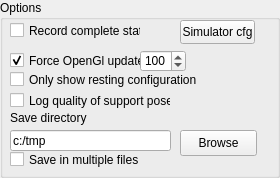
        <widget class="QGroupBox" name="groupBox_4">
         <property name="minimumSize">
          <size>
           <width>280</width>
           <height>171</height>
          </size>
         </property>
         <property name="title">
          <string>Options</string>
         </property>
         <widget class="QSpinBox" name="_updateRateSpin">
          <property name="geometry">
           <rect>
            <x>140</x>
            <y>50</y>
            <width>46</width>
            <height>22</height>
           </rect>
          </property>
          <property name="minimum">
           <number>10</number>
          </property>
          <property name="maximum">
           <number>10000</number>
          </property>
          <property name="value">
           <number>100</number>
          </property>
         </widget>
         <widget class="QCheckBox" name="_forceUpdateCheck">
          <property name="geometry">
           <rect>
            <x>10</x>
            <y>50</y>
            <width>131</width>
            <height>21</height>
           </rect>
          </property>
          <property name="toolTip">
           <string>&lt;html&gt;&lt;head&gt;&lt;meta name=&quot;qrichtext&quot; content=&quot;1&quot; /&gt;&lt;style type=&quot;text/css&quot;&gt;
p, li { white-space: pre-wrap; }
&lt;/style&gt;&lt;/head&gt;&lt;body style=&quot; font-family:'MS Shell Dlg 2'; font-size:8.25pt; font-weight:400; font-style:normal;&quot;&gt;
&lt;p style=&quot; margin-top:0px; margin-bottom:0px; margin-left:0px; margin-right:0px; -qt-block-indent:0; text-indent:0px;&quot;&gt;Forces RobWorkStudio to draw the simulated screen at the specified intervals.&lt;/p&gt;&lt;/body&gt;&lt;/html&gt;</string>
          </property>
          <property name="text">
           <string>Force OpenGl update</string>
          </property>
          <property name="checked">
           <bool>true</bool>
          </property>
         </widget>
         <widget class="QPushButton" name="_simulatorBtn">
          <property name="geometry">
           <rect>
            <x>180</x>
            <y>20</y>
            <width>75</width>
            <height>24</height>
           </rect>
          </property>
          <property name="text">
           <string>Simulator cfg</string>
          </property>
         </widget>
         <widget class="QCheckBox" name="checkBox">
          <property name="geometry">
           <rect>
            <x>10</x>
            <y>20</y>
            <width>131</width>
            <height>21</height>
           </rect>
          </property>
          <property name="toolTip">
           <string>&lt;html&gt;&lt;head&gt;&lt;meta name=&quot;qrichtext&quot; content=&quot;1&quot; /&gt;&lt;style type=&quot;text/css&quot;&gt;
p, li { white-space: pre-wrap; }
&lt;/style&gt;&lt;/head&gt;&lt;body style=&quot; font-family:'MS Shell Dlg 2'; font-size:8.25pt; font-weight:400; font-style:normal;&quot;&gt;
&lt;p style=&quot; margin-top:0px; margin-bottom:0px; margin-left:0px; margin-right:0px; -qt-block-indent:0; text-indent:0px;&quot;&gt;Records not only the end state but also the intermidiate states such that it is possible to playback all simulations afterwards.&lt;/p&gt;&lt;/body&gt;&lt;/html&gt;</string>
          </property>
          <property name="text">
           <string>Record complete state</string>
          </property>
         </widget>
         <widget class="QCheckBox" name="checkBox_2">
          <property name="geometry">
           <rect>
            <x>10</x>
            <y>90</y>
            <width>161</width>
            <height>21</height>
           </rect>
          </property>
          <property name="toolTip">
           <string>&lt;html&gt;&lt;head&gt;&lt;meta name=&quot;qrichtext&quot; content=&quot;1&quot; /&gt;&lt;style type=&quot;text/css&quot;&gt;
p, li { white-space: pre-wrap; }
&lt;/style&gt;&lt;/head&gt;&lt;body style=&quot; font-family:'MS Shell Dlg 2'; font-size:8.25pt; font-weight:400; font-style:normal;&quot;&gt;
&lt;p style=&quot; margin-top:0px; margin-bottom:0px; margin-left:0px; margin-right:0px; -qt-block-indent:0; text-indent:0px; font-size:8pt;&quot;&gt;The quality of the support pose is based on a 6D wrench space calculation of the supporting &quot;grasp&quot;.&lt;/p&gt;&lt;/body&gt;&lt;/html&gt;</string>
          </property>
          <property name="text">
           <string>Log quality of support pose</string>
          </property>
         </widget>
         <widget class="QLabel" name="label_22">
          <property name="geometry">
           <rect>
            <x>10</x>
            <y>110</y>
            <width>141</width>
            <height>16</height>
           </rect>
          </property>
          <property name="text">
           <string>Save directory</string>
          </property>
         </widget>
         <widget class="QLineEdit" name="_savePath">
          <property name="geometry">
           <rect>
            <x>10</x>
            <y>130</y>
            <width>161</width>
            <height>21</height>
           </rect>
          </property>
          <property name="text">
           <string>c:/tmp</string>
          </property>
         </widget>
         <widget class="QPushButton" name="_browseBtn">
          <property name="geometry">
           <rect>
            <x>180</x>
            <y>130</y>
            <width>77</width>
            <height>26</height>
           </rect>
          </property>
          <property name="text">
           <string>Browse</string>
          </property>
         </widget>
         <widget class="QCheckBox" name="_onlyShowRestBox">
          <property name="geometry">
           <rect>
            <x>10</x>
            <y>70</y>
            <width>191</width>
            <height>19</height>
           </rect>
          </property>
          <property name="text">
           <string>Only show resting configuration</string>
          </property>
         </widget>
         <widget class="QCheckBox" name="_saveMultipleCheck">
          <property name="geometry">
           <rect>
            <x>10</x>
            <y>150</y>
            <width>171</width>
            <height>19</height>
           </rect>
          </property>
          <property name="toolTip">
           <string>If set end states will be saved in 
seperate files with names are
 appended with _XXXXXX

ex:
&quot;filename&quot;_000001
&quot;filename&quot;_000002
&quot;filename&quot;_000003
&quot;filename&quot;_000004
</string>
          </property>
          <property name="text">
           <string>Save in multiple files</string>
          </property>
         </widget>
        </widget>
